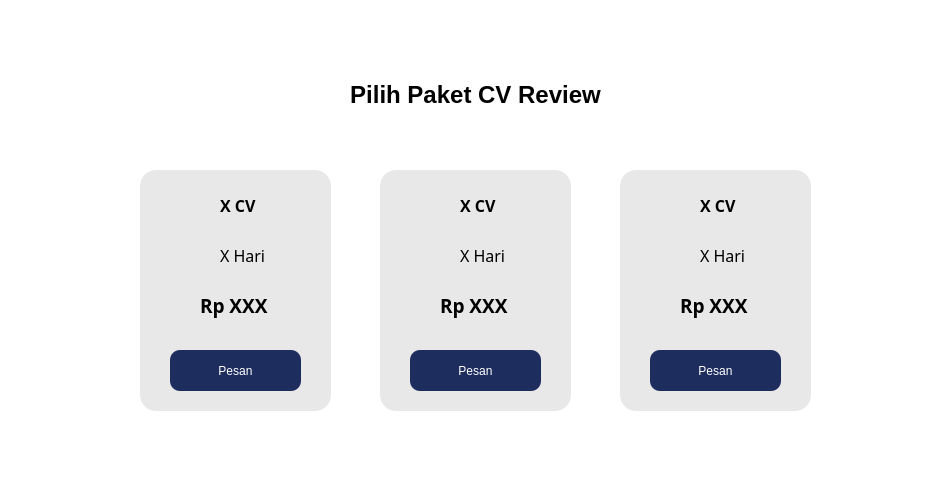
<?xml version="1.0" encoding="UTF-8"?>
<ui version="4.0">
 <class>Dialog</class>
 <widget class="QDialog" name="Dialog">
  <property name="geometry">
   <rect>
    <x>0</x>
    <y>0</y>
    <width>951</width>
    <height>491</height>
   </rect>
  </property>
  <property name="windowTitle">
   <string>Dialog</string>
  </property>
  <property name="styleSheet">
   <string notr="true">background-color: rgb(255, 255, 255);</string>
  </property>
  <widget class="QLabel" name="label">
   <property name="geometry">
    <rect>
     <x>330</x>
     <y>80</y>
     <width>291</width>
     <height>31</height>
    </rect>
   </property>
   <property name="text">
    <string>&lt;html&gt;&lt;head/&gt;&lt;body&gt;&lt;p align=&quot;center&quot;&gt;&lt;span style=&quot; font-size:18pt; font-weight:600;&quot;&gt;Pilih Paket CV Review&lt;/span&gt;&lt;/p&gt;&lt;/body&gt;&lt;/html&gt;</string>
   </property>
  </widget>
  <widget class="QFrame" name="Paket1">
   <property name="geometry">
    <rect>
     <x>140</x>
     <y>170</y>
     <width>191</width>
     <height>241</height>
    </rect>
   </property>
   <property name="styleSheet">
    <string notr="true">background-color: rgb(232, 232, 232);
border-radius: 16px;</string>
   </property>
   <property name="frameShape">
    <enum>QFrame::StyledPanel</enum>
   </property>
   <property name="frameShadow">
    <enum>QFrame::Raised</enum>
   </property>
   <widget class="QLabel" name="jmlCV">
    <property name="geometry">
     <rect>
      <x>80</x>
      <y>20</y>
      <width>51</width>
      <height>31</height>
     </rect>
    </property>
    <property name="font">
     <font>
      <family>Mulish</family>
      <pointsize>12</pointsize>
      <weight>75</weight>
      <bold>true</bold>
     </font>
    </property>
    <property name="text">
     <string>&lt;html&gt;&lt;head/&gt;&lt;body&gt;&lt;p&gt;X CV&lt;/p&gt;&lt;/body&gt;&lt;/html&gt;</string>
    </property>
   </widget>
   <widget class="QLabel" name="jmlHari">
    <property name="geometry">
     <rect>
      <x>80</x>
      <y>70</y>
      <width>51</width>
      <height>31</height>
     </rect>
    </property>
    <property name="font">
     <font>
      <family>Mulish</family>
      <pointsize>12</pointsize>
      <weight>50</weight>
      <bold>false</bold>
     </font>
    </property>
    <property name="text">
     <string>&lt;html&gt;&lt;head/&gt;&lt;body&gt;&lt;p&gt;X Hari&lt;/p&gt;&lt;/body&gt;&lt;/html&gt;</string>
    </property>
   </widget>
   <widget class="QPushButton" name="PesanPaket1">
    <property name="geometry">
     <rect>
      <x>30</x>
      <y>180</y>
      <width>131</width>
      <height>41</height>
     </rect>
    </property>
    <property name="cursor">
     <cursorShape>PointingHandCursor</cursorShape>
    </property>
    <property name="styleSheet">
     <string notr="true">font: 81 12pt &quot;Mulish ExtraBold&quot;;
color: white;
background-color: rgb(29, 45, 94);
border-radius: 10px</string>
    </property>
    <property name="text">
     <string>Pesan</string>
    </property>
   </widget>
   <widget class="QLabel" name="harga">
    <property name="geometry">
     <rect>
      <x>60</x>
      <y>120</y>
      <width>91</width>
      <height>31</height>
     </rect>
    </property>
    <property name="font">
     <font>
      <family>Mulish</family>
      <pointsize>12</pointsize>
      <weight>75</weight>
      <bold>true</bold>
     </font>
    </property>
    <property name="text">
     <string>&lt;html&gt;&lt;head/&gt;&lt;body&gt;&lt;p&gt;&lt;span style=&quot; font-size:14pt;&quot;&gt;Rp XXX&lt;/span&gt;&lt;/p&gt;&lt;/body&gt;&lt;/html&gt;</string>
    </property>
   </widget>
  </widget>
  <widget class="QFrame" name="Paket2">
   <property name="geometry">
    <rect>
     <x>380</x>
     <y>170</y>
     <width>191</width>
     <height>241</height>
    </rect>
   </property>
   <property name="styleSheet">
    <string notr="true">background-color: rgb(232, 232, 232);
border-radius: 16px;</string>
   </property>
   <property name="frameShape">
    <enum>QFrame::StyledPanel</enum>
   </property>
   <property name="frameShadow">
    <enum>QFrame::Raised</enum>
   </property>
   <widget class="QLabel" name="jmlCV_2">
    <property name="geometry">
     <rect>
      <x>80</x>
      <y>20</y>
      <width>51</width>
      <height>31</height>
     </rect>
    </property>
    <property name="font">
     <font>
      <family>Mulish</family>
      <pointsize>12</pointsize>
      <weight>75</weight>
      <bold>true</bold>
     </font>
    </property>
    <property name="text">
     <string>&lt;html&gt;&lt;head/&gt;&lt;body&gt;&lt;p&gt;X CV&lt;/p&gt;&lt;/body&gt;&lt;/html&gt;</string>
    </property>
   </widget>
   <widget class="QLabel" name="jmlHari_2">
    <property name="geometry">
     <rect>
      <x>80</x>
      <y>70</y>
      <width>51</width>
      <height>31</height>
     </rect>
    </property>
    <property name="font">
     <font>
      <family>Mulish</family>
      <pointsize>12</pointsize>
      <weight>50</weight>
      <bold>false</bold>
     </font>
    </property>
    <property name="text">
     <string>&lt;html&gt;&lt;head/&gt;&lt;body&gt;&lt;p&gt;X Hari&lt;/p&gt;&lt;/body&gt;&lt;/html&gt;</string>
    </property>
   </widget>
   <widget class="QPushButton" name="PesanPaket2">
    <property name="geometry">
     <rect>
      <x>30</x>
      <y>180</y>
      <width>131</width>
      <height>41</height>
     </rect>
    </property>
    <property name="cursor">
     <cursorShape>PointingHandCursor</cursorShape>
    </property>
    <property name="styleSheet">
     <string notr="true">font: 81 12pt &quot;Mulish ExtraBold&quot;;
color: white;
background-color: rgb(29, 45, 94);
border-radius: 10px</string>
    </property>
    <property name="text">
     <string>Pesan</string>
    </property>
   </widget>
   <widget class="QLabel" name="harga_2">
    <property name="geometry">
     <rect>
      <x>60</x>
      <y>120</y>
      <width>91</width>
      <height>31</height>
     </rect>
    </property>
    <property name="font">
     <font>
      <family>Mulish</family>
      <pointsize>12</pointsize>
      <weight>75</weight>
      <bold>true</bold>
     </font>
    </property>
    <property name="text">
     <string>&lt;html&gt;&lt;head/&gt;&lt;body&gt;&lt;p&gt;&lt;span style=&quot; font-size:14pt;&quot;&gt;Rp XXX&lt;/span&gt;&lt;/p&gt;&lt;/body&gt;&lt;/html&gt;</string>
    </property>
   </widget>
  </widget>
  <widget class="QFrame" name="Paket3">
   <property name="geometry">
    <rect>
     <x>620</x>
     <y>170</y>
     <width>191</width>
     <height>241</height>
    </rect>
   </property>
   <property name="styleSheet">
    <string notr="true">background-color: rgb(232, 232, 232);
border-radius: 16px;</string>
   </property>
   <property name="frameShape">
    <enum>QFrame::StyledPanel</enum>
   </property>
   <property name="frameShadow">
    <enum>QFrame::Raised</enum>
   </property>
   <widget class="QLabel" name="jmlCV_3">
    <property name="geometry">
     <rect>
      <x>80</x>
      <y>20</y>
      <width>51</width>
      <height>31</height>
     </rect>
    </property>
    <property name="font">
     <font>
      <family>Mulish</family>
      <pointsize>12</pointsize>
      <weight>75</weight>
      <bold>true</bold>
     </font>
    </property>
    <property name="text">
     <string>&lt;html&gt;&lt;head/&gt;&lt;body&gt;&lt;p&gt;X CV&lt;/p&gt;&lt;/body&gt;&lt;/html&gt;</string>
    </property>
   </widget>
   <widget class="QLabel" name="jmlHari_3">
    <property name="geometry">
     <rect>
      <x>80</x>
      <y>70</y>
      <width>51</width>
      <height>31</height>
     </rect>
    </property>
    <property name="font">
     <font>
      <family>Mulish</family>
      <pointsize>12</pointsize>
      <weight>50</weight>
      <bold>false</bold>
     </font>
    </property>
    <property name="text">
     <string>&lt;html&gt;&lt;head/&gt;&lt;body&gt;&lt;p&gt;X Hari&lt;/p&gt;&lt;/body&gt;&lt;/html&gt;</string>
    </property>
   </widget>
   <widget class="QPushButton" name="PesanPaket3">
    <property name="geometry">
     <rect>
      <x>30</x>
      <y>180</y>
      <width>131</width>
      <height>41</height>
     </rect>
    </property>
    <property name="cursor">
     <cursorShape>PointingHandCursor</cursorShape>
    </property>
    <property name="styleSheet">
     <string notr="true">font: 81 12pt &quot;Mulish ExtraBold&quot;;
color: white;
background-color: rgb(29, 45, 94);
border-radius: 10px</string>
    </property>
    <property name="text">
     <string>Pesan</string>
    </property>
   </widget>
   <widget class="QLabel" name="harga_3">
    <property name="geometry">
     <rect>
      <x>60</x>
      <y>120</y>
      <width>91</width>
      <height>31</height>
     </rect>
    </property>
    <property name="font">
     <font>
      <family>Mulish</family>
      <pointsize>12</pointsize>
      <weight>75</weight>
      <bold>true</bold>
     </font>
    </property>
    <property name="text">
     <string>&lt;html&gt;&lt;head/&gt;&lt;body&gt;&lt;p&gt;&lt;span style=&quot; font-size:14pt;&quot;&gt;Rp XXX&lt;/span&gt;&lt;/p&gt;&lt;/body&gt;&lt;/html&gt;</string>
    </property>
   </widget>
  </widget>
 </widget>
 <resources/>
 <connections/>
</ui>
